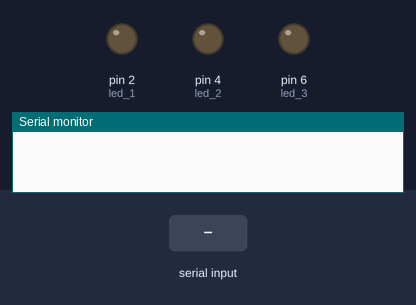
Bench run of a sketch on a simulated Arduino Uno, built with avr-gcc and run on an emulated ATmega328P. Parts: output pins drawn as LEDs (lit = HIGH), the last lines printed to the serial monitor. Inputs (shaded band) come from the test bench.

Above: at 1.2 s.
1.3 s: "A" received over Serial
At 2.3 s:
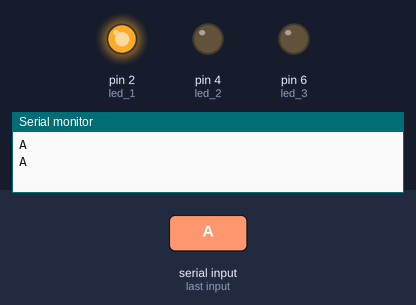
2.8 s: "B" received over Serial
At 3.4 s:
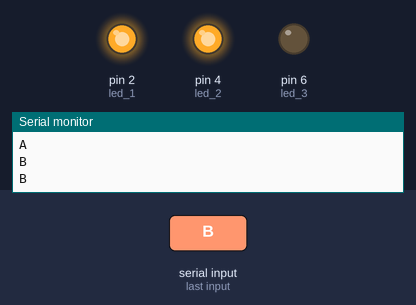
4.3 s: "C" received over Serial
At 4.6 s:
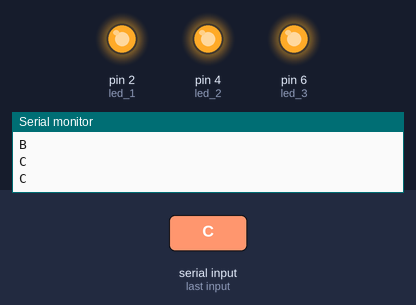
5.8 s: "A" received over Serial
At 6.9 s:
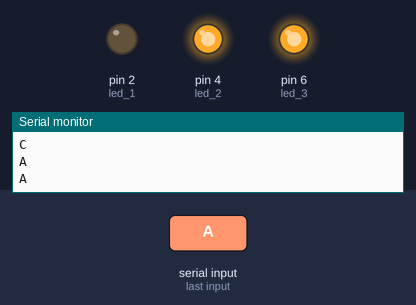
7.3 s: "B" received over Serial
At 8.0 s:
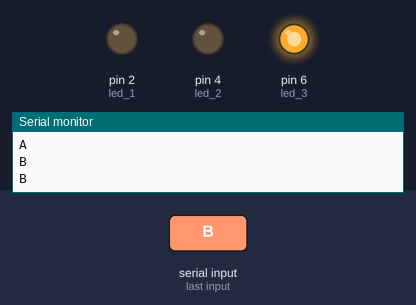
Timing chart, 0 to 9.8 s (numbered marks = the images above; inputs shaded):
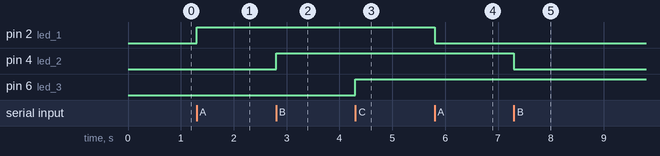

The sketch:

pyduino.ino
```cpp
char serialData;

//define os pinos usados pelos LEDs
#define led_1 2
#define led_2 4
#define led_3 6

//variaveis de atividade dos LEDs
bool LED_1 = false;
bool LED_2 = false;
bool LED_3 = false;


void setup() {
  Serial.begin(9600);
  pinMode(led_1, OUTPUT);
  pinMode(led_2, OUTPUT);
  pinMode(led_3, OUTPUT);
}

void loop() {
  if (Serial.available() > 0) {

    serialData = Serial.read();
    Serial.println(serialData);

    switch (serialData) {
      case 'A':
        LED_1 = !LED_1;
        Serial.println(serialData);
        break;

      case 'B':
        LED_2 = !LED_2;
        Serial.println(serialData);
        break;

      case 'C':
        LED_3 = !LED_3;
        Serial.println(serialData);
        break;

      default:
        break;
    }
    digitalWrite(led_1, LED_1);
    digitalWrite(led_2, LED_2);
    digitalWrite(led_3, LED_3);
  }
}
```

Measured:
- after the input at 1.3 s, pin 2 (led_1): LOW → HIGH at once
- after the input at 2.8 s, pin 4 (led_2): LOW → HIGH at once
- after the input at 4.3 s, pin 6 (led_3): LOW → HIGH at once
- after the input at 5.8 s, pin 2 (led_1): HIGH → LOW at once
- after the input at 7.3 s, pin 4 (led_2): HIGH → LOW at once
